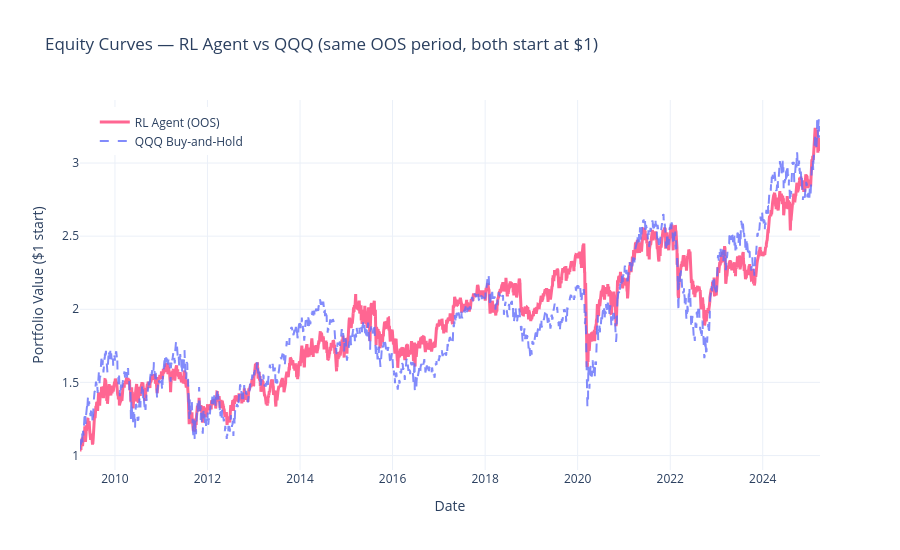

The notebook cell saved with this chart:
### Markdown cell above
## 2. RL Agent vs QQQ Buy-and-Hold (same period)

Recalculate QQQ B&H starting from the exact first day of the RL OOS test set,
so both curves start at 1.0 on the same date. This is the **fair** comparison.

### Code cell
if rl_available:
    # Recalculate QQQ equity from RL returns (already aligned)
    qqq_matched = (1 + rl_returns["QQQ"]).cumprod()
    rl_eq = (1 + rl_returns["RL Agent"]).cumprod()

    # Plot
    fig = go.Figure()
    fig.add_trace(go.Scatter(
        x=rl_eq.index, y=rl_eq, name="RL Agent (OOS)", mode="lines",
        line=dict(color=COLORS["RL Agent"], width=3.0)))
    fig.add_trace(go.Scatter(
        x=qqq_matched.index, y=qqq_matched, name="QQQ Buy-and-Hold", mode="lines",
        line=dict(color=COLORS["QQQ (matched)"], width=2.0, dash="dash"), opacity=0.8))

    fig.update_layout(
        title="Equity Curves — RL Agent vs QQQ (same OOS period, both start at $1)",
        xaxis_title="Date", yaxis_title="Portfolio Value ($1 start)",
        template="plotly_white", height=550,
        legend=dict(x=0.02, y=0.98), hovermode="x unified")
    if SAVE_PLOTS: fig.write_html(f"{RESULTS_DIR}/plot_equity_rl_vs_qqq.html")
    fig.show()

    # Metrics table: RL vs QQQ on SAME period
    rl_eq_arr = np.array([1.0] + list(rl_eq.values))
    qqq_eq_arr = np.array([1.0] + list(qqq_matched.values))
    rl_m = compute_all_metrics(rl_eq_arr)
    qqq_m = compute_all_metrics(qqq_eq_arr)

    fair_compare = pd.DataFrame({"RL Agent": rl_m, "QQQ Buy-and-Hold": qqq_m}).T
    print(f"\nFair comparison ({rl_eq.index[0].date()} → {rl_eq.index[-1].date()}):")
    display(fair_compare[["ARC (%)", "ASD (%)", "Max Drawdown (%)", "Sharpe", "Sortino", "Calmar", "IR1", "IR2"]])

### Figure 1 — Plotly figure (JSON) as saved in the notebook; plotly's stock layout.template omitted (floating-point values rounded to 4 significant figures; data arrays with more than 128 entries replaced by an {"elided": "..."} marker saying what was removed)
{"data": [{"line": {"color": "#FF6692", "width": 3}, "mode": "lines", "name": "RL Agent (OOS)", "type": "scatter", "x": {"elided": "4086 str values"}, "y": {"elided": "4086 float values"}}, {"line": {"color": "#636EFA", "dash": "dash", "width": 2}, "mode": "lines", "name": "QQQ Buy-and-Hold", "opacity": 0.8, "type": "scatter", "x": {"elided": "4086 str values"}, "y": {"elided": "4086 float values"}}], "layout": {"height": 550, "hovermode": "x unified", "legend": {"x": 0.02, "y": 0.98}, "title": {"text": "Equity Curves — RL Agent vs QQQ (same OOS period, both start at $1)"}, "xaxis": {"title": {"text": "Date"}}, "yaxis": {"title": {"text": "Portfolio Value ($1 start)"}}}}
